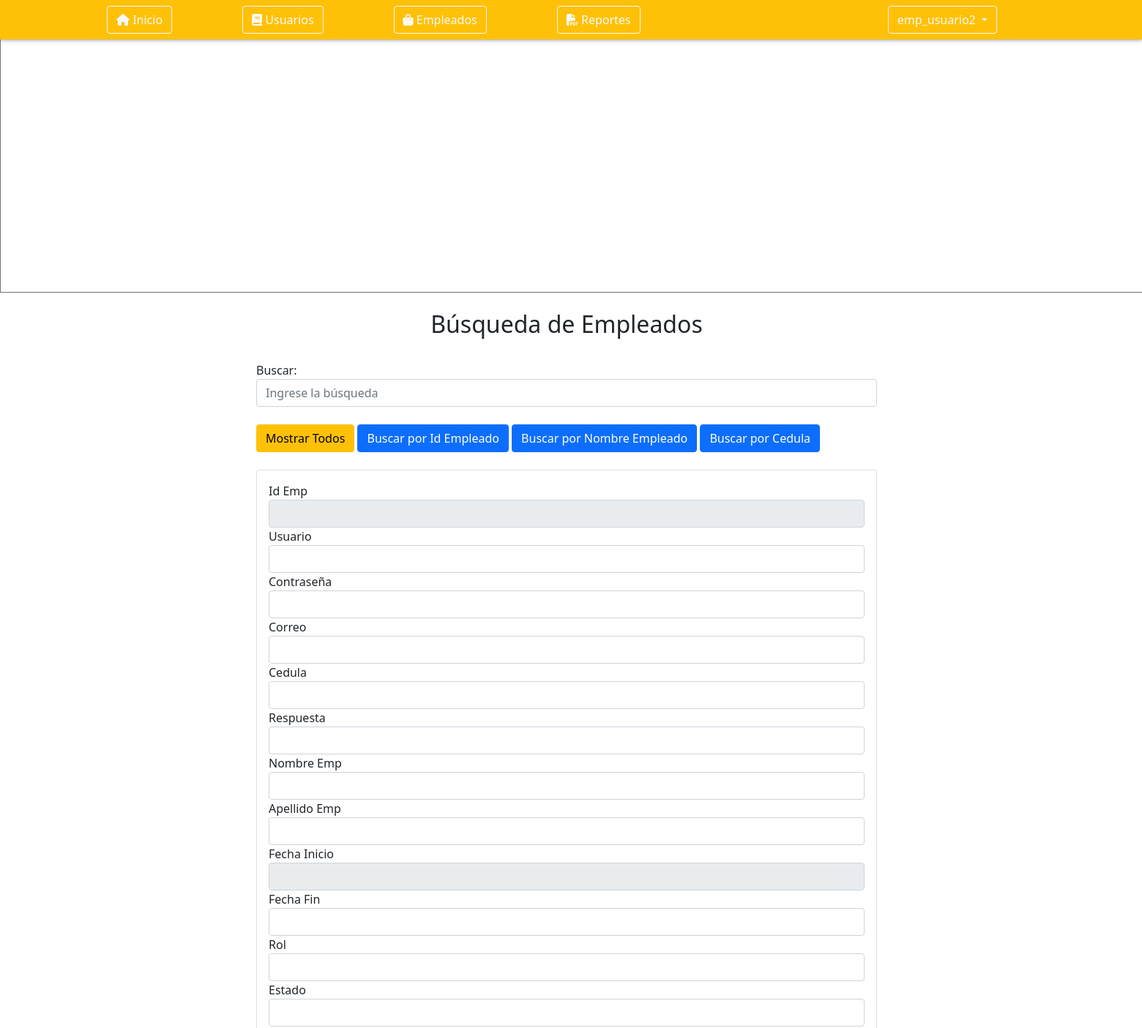
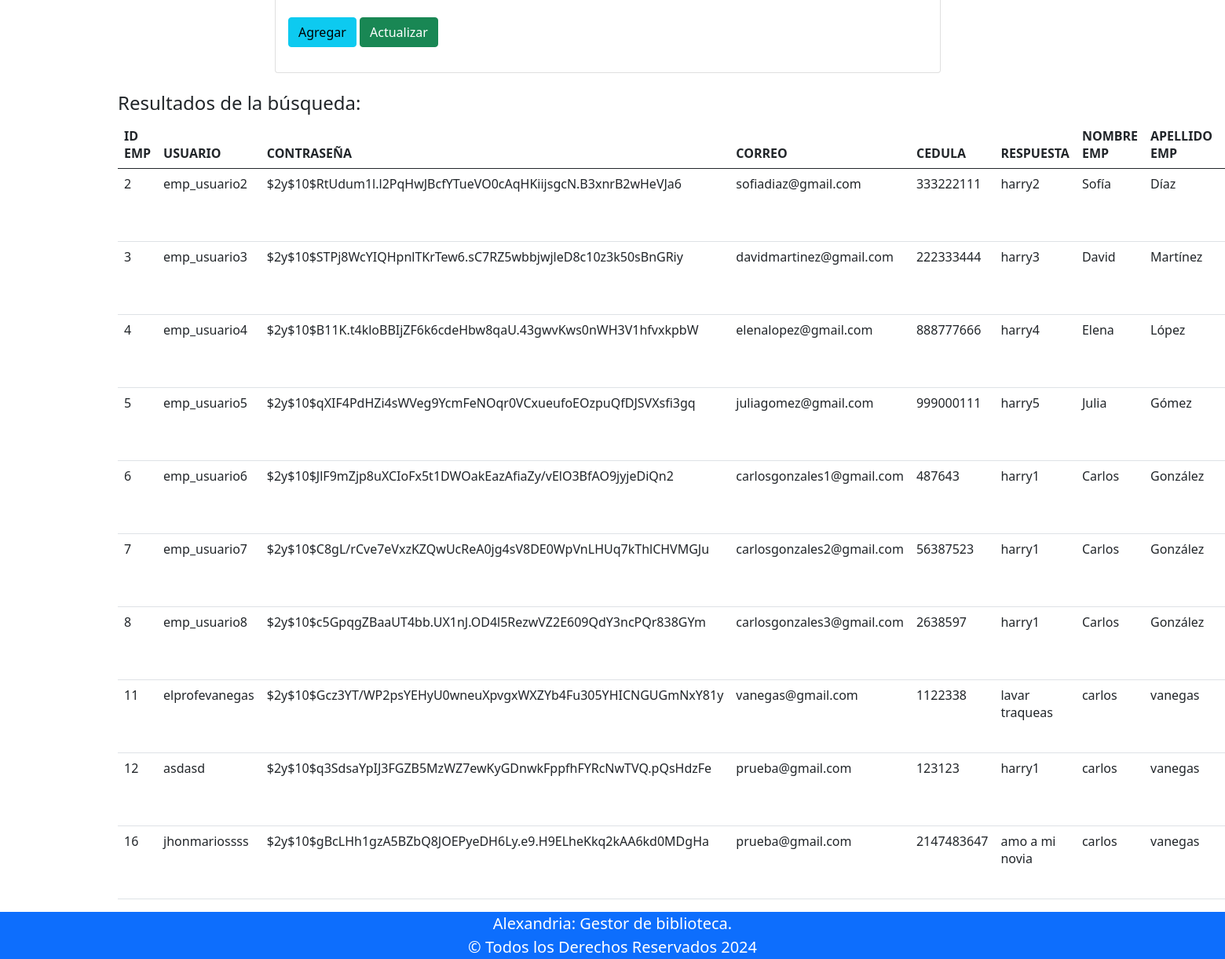
Screenshot of /ConUser/Admin/Empleados.php (signed in) with the database file from the repository (2 pictures, top to bottom).
### tables this page shows
CREATE TABLE `empleado` (
  `id_empleado` int(11) NOT NULL,
  `usuario` varchar(15) NOT NULL,
  `contraseña` varchar(255) NOT NULL,
  `correo` varchar(45) NOT NULL,
  `cedula` int(11) NOT NULL,
  `respuesta` varchar(45) NOT NULL,
  `nombre_emp` varchar(30) NOT NULL,
  `apellido_emp` varchar(30) NOT NULL,
  `fecha_inicio` date DEFAULT curdate(),
  `fecha_fin` date DEFAULT NULL,
  `rol` varchar(30) NOT NULL,
  `estado` varchar(10) DEFAULT 'activo'
);

### ConUser/Admin/ListarTablaEmpleados.php (the view, shortened to what this page needs)
<?php
require("../../ConfiguracionBD/ConexionBDPDO.php");
$empleado = [];
$resultados = array();
try {
    $consultaBusqueda = "SELECT * FROM empleado";
    if (!empty($_GET['busqueda'])) {
        $busqueda = $_GET['busqueda'];
        if (isset($_GET['id_empleado'])) {
            $consultaBusqueda .= " WHERE id_empleado = '$busqueda'";
        } elseif (isset($_GET['nombre_emp'])) {
            $consultaBusqueda .= " WHERE nombre_emp LIKE '%$busqueda%' OR apellido_emp LIKE '%$busqueda%'";
        } elseif (isset($_GET['cedula'])) {
            $consultaBusqueda .= " WHERE cedula = '$busqueda'";
        }
    } else {
        $consultaBusqueda .= " WHERE id_empleado > 1;";
    }
    $ejecutar = $conexion->prepare($consultaBusqueda);
    $ejecutar->execute();
    $resultados = $ejecutar->fetchAll(PDO::FETCH_ASSOC);
} catch (PDOException $e) {
    echo "Error al listar la tabla Empleado<br/>" . $e->getMessage();
}
?>
<!DOCTYPE html>
<html lang="es">
    <head>
    </head>
    <body>
        <div class="" style="margin: 0 150px; width: 80%;">
            <h2 class="mt-4 text-center">Búsqueda de Empleados</h2><br>
            <form action="" method="get" style="margin: 0 200px;">
                <div class="form-group">
                    <label for="busqueda">Buscar:</label><br>
                    <input type="text" class="form-control" id="busqueda" name="busqueda"
                           placeholder="Ingrese la búsqueda" style="width: 100%;">
                </div><br>
                <button type="submit" name="enviar" class="btn btn-warning">Mostrar Todos</button>
                <button type="submit" name="id_empleado" class="btn btn-primary">Buscar por Id Empleado</button>
                <button type="submit" name="nombre_emp" class="btn btn-primary">Buscar por Nombre Empleado</button>
                <button type="submit" name="cedula" class="btn btn-primary">Buscar por Cedula</button>
            </form><br>
            <div class="card" style="margin: 0 200px;">
                <div class="card-body">
                    <form action="./Empleados.php" method="POST">
                        <div class="form-group">
                            <label>Id Emp</label>
                            <input type="number" value="<?php echo isset($empleado['id_empleado']) ? htmlspecialchars($empleado['id_empleado']) : ''; ?>"
                                   name="txtidempleado" class="form-control" readonly>
                        </div>
                        <div class="form-group">
                            <label>Usuario</label>
                            <input type="text" value="<?php echo isset($empleado['usuario']) ? htmlspecialchars($empleado['usuario']) : ''; ?>"
                                   name="txtusuario" class="form-control">
                        </div>
                        <div class="form-group">
                            <label>Contraseña</label>
                            <input type="text" value="<?php echo isset($empleado['contraseña']) ? htmlspecialchars($empleado['contraseña']) : ''; ?>"
                                   name="txtcontraseña" class="form-control">
                        </div>
                        <div class="form-group">
                            <label>Correo</label>
                            <input type="text" value="<?php echo isset($empleado['correo']) ? htmlspecialchars($empleado['correo']) : ''; ?>"
                                   name="txtcorreo" class="form-control">
                        </div>
                        <div class="form-group">
                            <label>Cedula</label>
                            <input type="number" value="<?php echo isset($empleado['cedula']) ? htmlspecialchars($empleado['cedula']) : ''; ?>"
                                   name="txtcedula" class="form-control">
                        </div>
                        <div class="form-group">
                            <label>Respuesta</label>
                            <input type="text" value="<?php echo isset($empleado['respuesta']) ? htmlspecialchars($empleado['respuesta']) : ''; ?>"
                                   name="txtrespuesta" class="form-control">
                        </div>
                        <div class="form-group">
                            <label>Nombre Emp</label>
                            <input type="text" value="<?php echo isset($empleado['nombre_emp']) ? htmlspecialchars($empleado['nombre_emp']) : ''; ?>"
                                   name="txtnombreemp" class="form-control">
                        </div>
                        <div class="form-group">
                            <label>Apellido Emp</label>
                            <input type="text" value="<?php echo isset($empleado['apellido_emp']) ? htmlspecialchars($empleado['apellido_emp']) : ''; ?>"
                                   name="txtapellidoemp" class="form-control">
                        </div>
                        <div class="form-group">
                            <label>Fecha Inicio</label>
                            <input type="text" value="<?php echo isset($empleado['fecha_inicio']) ? htmlspecialchars($empleado['fecha_inicio']) : ''; ?>"
                                   name="txtfechainicio" class="form-control" readonly>
                        </div>
                        <div class="form-group">
                            <label>Fecha Fin</label>
                            <input type="text" value="<?php echo isset($empleado['fecha_fin']) ? htmlspecialchars($empleado['fecha_fin']) : null; ?>"
                                   name="txtfechafin" class="form-control">
                        </div>
                        <div class="form-group">
                            <label>Rol</label>
                            <input type="text" value="<?php echo isset($empleado['rol']) ? htmlspecialchars($empleado['rol']) : ''; ?>"
                                   name="txtrol" class="form-control">
                        </div>
                        <div class="form-group">
                            <label>Estado</label>
                            <input type="text" value="<?php echo isset($empleado['estado']) ? htmlspecialchars($empleado['estado']) : ''; ?>"
                                   name="txtestado" class="form-control">
                        </div><br>
                        <input type="submit" name="Agregar" value="Agregar" class="btn btn-info">
                        <input type="submit" name="Actualizar" value="Actualizar" class="btn btn-success">
                    </form>
                </div>
            </div>
        <?php if (!empty($resultados)): ?>
            <div class="mt-4">
                <h4>Resultados de la búsqueda:</h4>
                <table class="table table-hover">
                    <thead>
                        <tr>
                            <th>ID EMP</th>
                            <th>USUARIO</th>
                            <th>CONTRASEÑA</th>
                            <th>CORREO</th>
                            <th>CEDULA</th>
                            <th>RESPUESTA</th>
                            <th>NOMBRE EMP</th>
                            <th>APELLIDO EMP</th>
                            <th>FECHA INICIO</th>
                        </tr>
                    </thead>
                    <tbody>
                        <?php foreach ($resultados as $resultado): ?>
                            <tr>
                                <td><?php echo htmlspecialchars($resultado['id_empleado']); ?></td>
                                <td><?php echo htmlspecialchars($resultado['usuario']); ?></td>
                                <td><?php echo htmlspecialchars($resultado['contraseña']); ?></td>
                                <td><?php echo htmlspecialchars($resultado['correo']); ?></td>
                                <td><?php echo htmlspecialchars($resultado['cedula']); ?></td>
                                <td><?php echo htmlspecialchars($resultado['respuesta']); ?></td>
                                <td><?php echo htmlspecialchars($resultado['nombre_emp']); ?></td>
                                <td><?php echo htmlspecialchars($resultado['apellido_emp']); ?></td>
                                <td><?php echo htmlspecialchars($resultado['fecha_inicio']); ?></td>
                            </tr>
                        <?php endforeach; ?>
                    </tbody>
                </table>
            </div>
        <?php endif; ?>
    </div>
</body>
</html>

### rows the page displays
empleado: id_empleado "2", usuario "emp_usuario2", contraseña "$2y$10$RtUdum1l.l2PqHwJBcfYTueVO0cAqHKiijsgcN.B3xnrB2wHeVJa6", correo "sofiadiaz@gmail.com", cedula "333222111", respuesta "harry2", nombre_emp "Sofía", apellido_emp "Díaz"
empleado: id_empleado "3", usuario "emp_usuario3", contraseña "$2y$10$STPj8WcYIQHpnlTKrTew6.sC7RZ5wbbjwjleD8c10z3k50sBnGRiy", correo "davidmartinez@gmail.com", cedula "222333444", respuesta "harry3", nombre_emp "David", apellido_emp "Martínez"
empleado: id_empleado "4", usuario "emp_usuario4", contraseña "$2y$10$B11K.t4kloBBIjZF6k6cdeHbw8qaU.43gwvKws0nWH3V1hfvxkpbW", correo "elenalopez@gmail.com", cedula "888777666", respuesta "harry4", nombre_emp "Elena", apellido_emp "López"
empleado: id_empleado "5", usuario "emp_usuario5", contraseña "$2y$10$qXIF4PdHZi4sWVeg9YcmFeNOqr0VCxueufoEOzpuQfDJSVXsfi3gq", correo "juliagomez@gmail.com", cedula "999000111", respuesta "harry5", nombre_emp "Julia", apellido_emp "Gómez"
empleado: id_empleado "6", usuario "emp_usuario6", contraseña "$2y$10$JlF9mZjp8uXCIoFx5t1DWOakEazAfiaZy/vElO3BfAO9jyjeDiQn2", correo "carlosgonzales1@gmail.com", cedula "487643", respuesta "harry1", nombre_emp "Carlos", apellido_emp "González"
empleado: id_empleado "7", usuario "emp_usuario7", contraseña "$2y$10$C8gL/rCve7eVxzKZQwUcReA0jg4sV8DE0WpVnLHUq7kThlCHVMGJu", correo "carlosgonzales2@gmail.com", cedula "56387523", respuesta "harry1", nombre_emp "Carlos", apellido_emp "González"
empleado: id_empleado "8", usuario "emp_usuario8", contraseña "$2y$10$c5GpqgZBaaUT4bb.UX1nJ.OD4l5RezwVZ2E609QdY3ncPQr838GYm", correo "carlosgonzales3@gmail.com", cedula "2638597", respuesta "harry1", nombre_emp "Carlos", apellido_emp "González"
empleado: id_empleado "11", usuario "elprofevanegas", contraseña "$2y$10$Gcz3YT/WP2psYEHyU0wneuXpvgxWXZYb4Fu305YHICNGUGmNxY81y", correo "vanegas@gmail.com", cedula "1122338", respuesta "lavar traqueas", nombre_emp "carlos", apellido_emp "vanegas"
empleado: id_empleado "12", usuario "asdasd", contraseña "$2y$10$q3SdsaYpIJ3FGZB5MzWZ7ewKyGDnwkFppfhFYRcNwTVQ.pQsHdzFe", correo "prueba@gmail.com", cedula "123123", respuesta "harry1", nombre_emp "carlos", apellido_emp "vanegas"
empleado: id_empleado "16", usuario "jhonmariossss", contraseña "$2y$10$gBcLHh1gzA5BZbQ8JOEPyeDH6Ly.e9.H9ELheKkq2kAA6kd0MDgHa", correo "prueba@gmail.com", cedula "2147483647", respuesta "amo a mi novia", nombre_emp "carlos", apellido_emp "vanegas"

### other values shown
$usuario "emp_usuario2"
